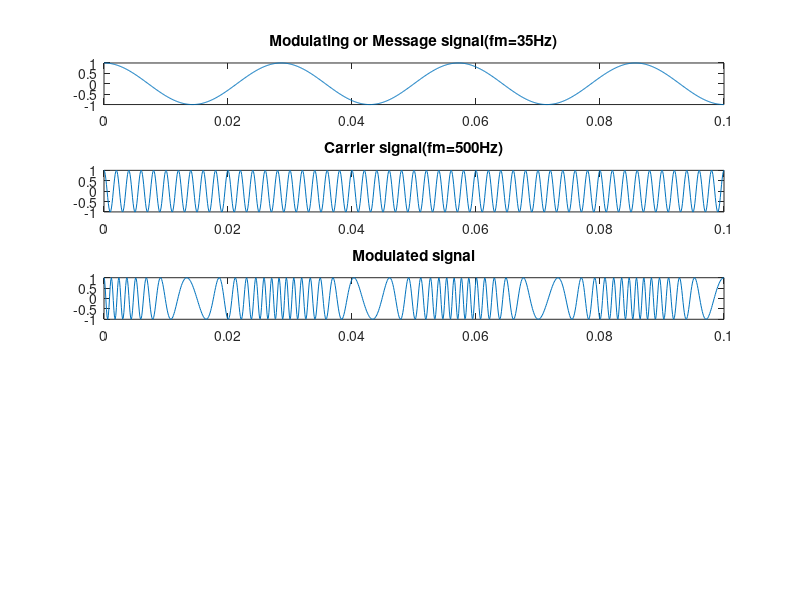

MATLAB code to generate this figure: (Note: this script raises an error after producing the figure.)
%fm=35HZ,fc=500HZ,Am=1V,Ac=1V,B=10
fs=10000;
Ac=1;
Am=1;
fm=35;
fc=500;
B=10;
t=(0:.1*fs)/fs;
wc=2*pi*fc;
wm=2*pi*fm;
m_t=Am*cos(wm*t);
subplot(5,1,1);
plot(t,m_t);
title('Modulating or Message signal(fm=35Hz)');
c_t=Ac*cos(wc*t);
subplot(5,1,2);
plot(t,c_t);
title('Carrier signal(fm=500Hz)');
s_t=Ac*cos((wc*t)+B*sin(wm*t));
subplot(5,1,3);
plot(t,s_t);
title('Modulated signal');
d=demod(s_t,fc,fs,'fm');
subplot(5,1,4);
plot(t,d);
title('demodulated signal')